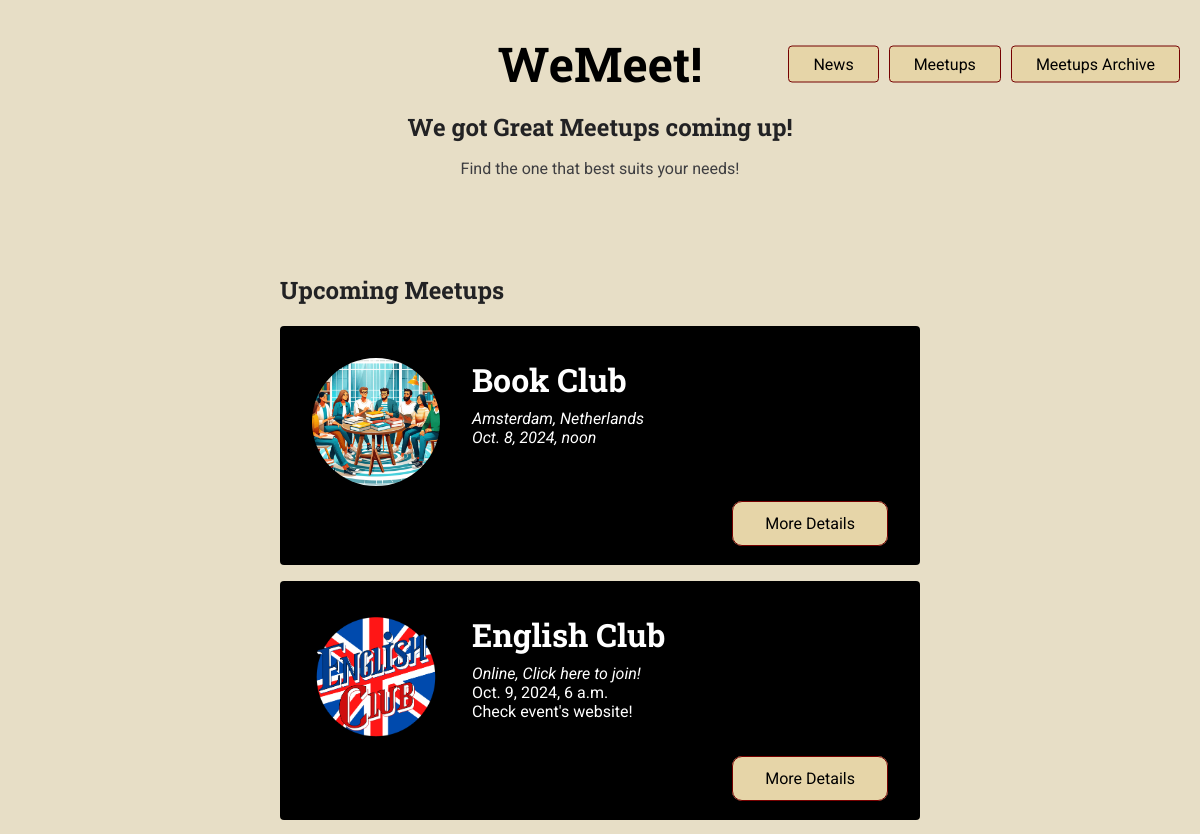
The page /meetups (upper part) on the database as committed earlier.
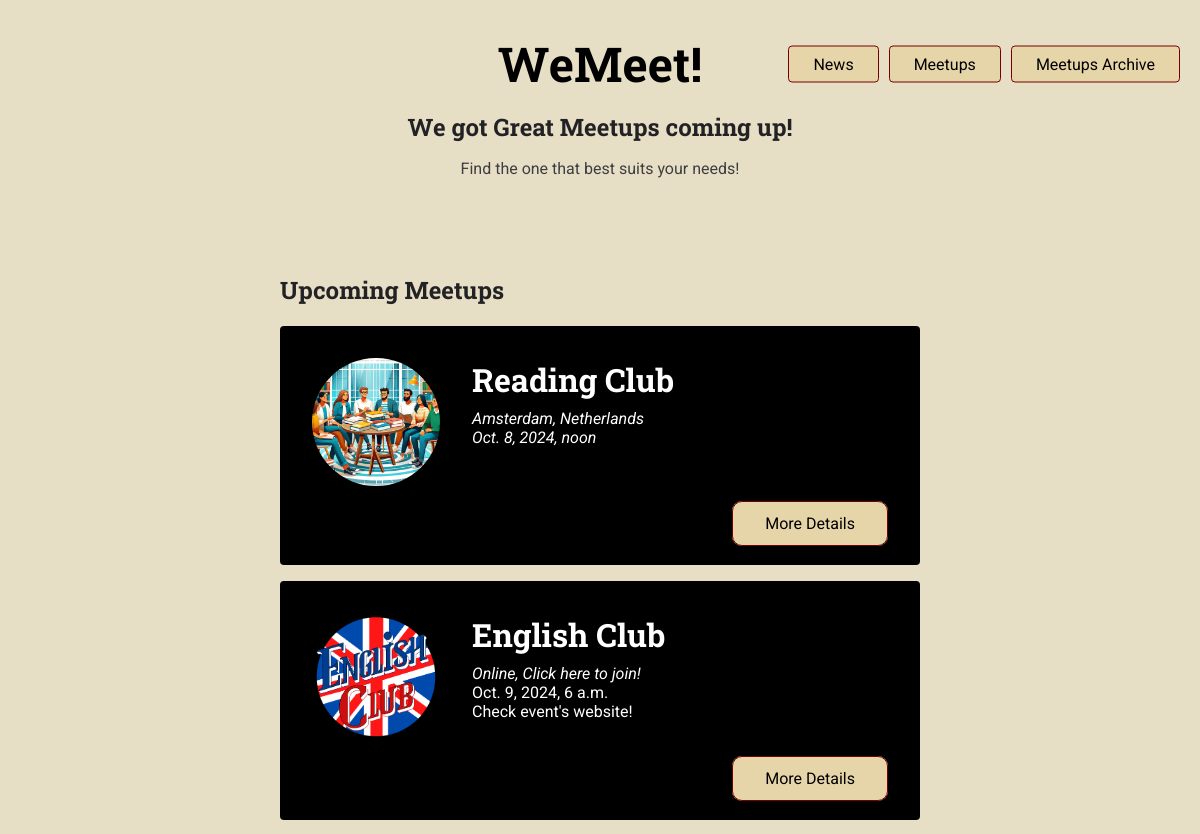
The same page on the database as committed later.
### meetups/models.py (models this page shows, shortened)
class Meetups(models.Model):
    title=models.CharField(max_length=200)
    organizer=models.ForeignKey('Users', null=True, on_delete=models.SET_NULL)
    slug=models.SlugField(unique=True)
    description=models.TextField()
    image=models.ImageField(upload_to='meetups_images/%Y/%m/%d/')
    event_date=models.DateTimeField(blank=True, null=True)
    is_online=models.BooleanField(default=False)
    link=models.URLField(blank=True)
    country=models.CharField(max_length=200, blank=True)
    city=models.CharField(max_length=200, blank=True)
    location=PlainLocationField(based_fields=['city'], zoom=7, default='49,24', blank=True)
    created_at=models.DateTimeField(auto_now_add=True)
    updated_at=models.DateTimeField(auto_now=True)
    is_published=models.BooleanField(default=False)
    is_archived=models.BooleanField(default=False)
    class Meta:
        verbose_name_plural = 'Meetups'

### meetups/views.py (the view, shortened to what this page needs)
# urls.py: path('meetups', views.AllMeetupsView.as_view(), name='meetups'),
class AllMeetupsView(ListView):
    template_name = 'meetups/meetups_page.html'
    model = Meetups
    ordering = ['event_date']
    context_object_name = 'all_meetups'
    def get_queryset(self):
        queryset = super().get_queryset()
        queryset_with_date = queryset.exclude(event_date__isnull=True).order_by('event_date')
        queryset_without_date = queryset.filter(event_date__isnull=True).order_by('-created_at')
        return list(queryset_with_date) + list(queryset_without_date)
    def get_template_names(self):
        if self.request.path == '/archive':
            return ['meetups/archived_meetups_page.html']
        return ['meetups/meetups_page.html']

### meetups/templates/meetups/meetups_page.html (shortened to what this page needs)
{%extends 'meetups/base/base.html'%}
{%load static%}
{%block css_files%}
    <link rel="stylesheet" href="{% static 'meetups/styles/all-meetups.css' %}">
{%endblock%}
{%block main_heading%}
We got Great Meetups coming up!
{%endblock%}
{% block header_content %}
Find the one that best suits your needs!
{% endblock %}
{% block body %}
<section>
    <h2>Upcoming Meetups</h2>
    <ol>
        {%for meetup in all_meetups%}
            {% if meetup.is_published and not meetup.is_archived %}
                {% include "meetups/includes/meetup.html" %}
            {% endif %}
        {%endfor%}
    </ol>
</section>
{% endblock %}

### meetups/templates/meetups/includes/meetup.html
<li class="meetup">
    <article>
        <div class='meetup-summary'>
            <div class='meetup-image'>
                <img src="{{ meetup.image.url }}" alt="meetup_img">
            </div>
            <div class='meetup-details'>
                <h3>{{meetup.title}}</h3>
                {% if meetup.is_online %}
                    <address><a href="{{meetup.link}}">Online, Click here to join!</a></address>
                {%else%}
                    <address><a href="{{meetup.location}}">{{meetup.city}}, {{meetup.country}}<br></a>
                {%endif%}
                {% if meetup.event_date %}
                    {{meetup.event_date}}
                {% endif %}
                {% if meetup.link %}
                    <a href="{{link}}"><br>Check event's website!</a></address>
                {% endif %}
            </div>
        </div>
        <div class='meetup-actions'>
            <a href="{% url "meetup-details" meetup.slug %}" class='btn'>More Details</a>
        </div>
    </article>
</li>

Rows that differ between the two databases and show on the page:
changed Meetups "Amsterdam": title "Book Club" → "Reading Club"
